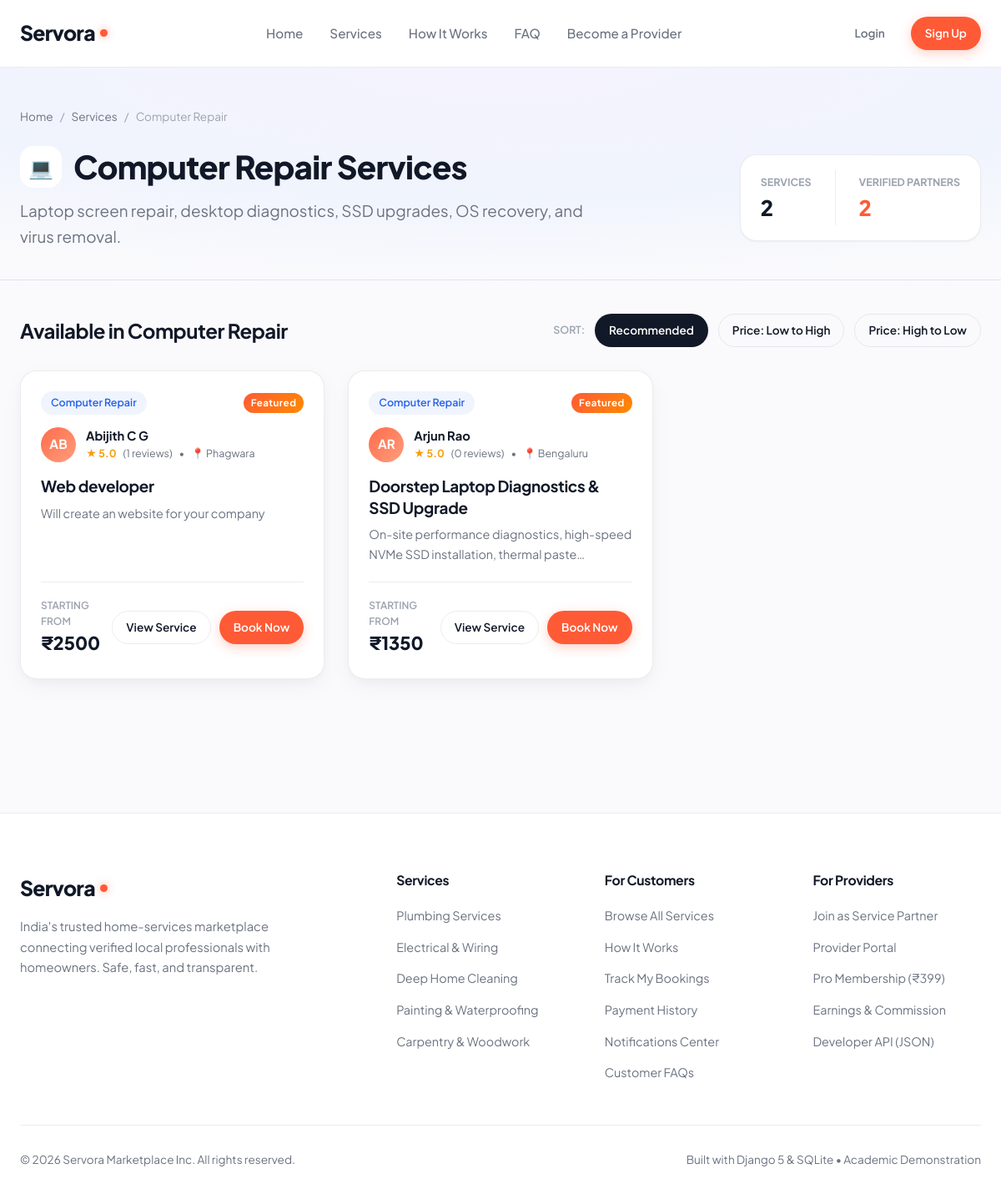
Page /category/Computer Repair/ on the committed database.
### services/models.py (models this page shows, shortened)
class Category(models.Model):
    name = models.CharField(max_length=100, unique=True)
    slug = models.SlugField(max_length=120, unique=True, blank=True)
    icon_name = models.CharField(
        max_length=50,
        default='wrench',
        help_text="Icon identifier (e.g. spark, wrench, zap, paint, hammer, leaf)"
    )
    description = models.TextField(blank=True, default='')
    order = models.PositiveIntegerField(default=0)
    class Meta:
        verbose_name_plural = "Categories"
        ordering = ['order', 'name']

class Service(models.Model):
    provider = models.ForeignKey(UserProfile, on_delete=models.CASCADE, related_name='services')
    category = models.ForeignKey(Category, on_delete=models.CASCADE, related_name='services')
    title = models.CharField(max_length=200)
    slug = models.SlugField(max_length=220, unique=True, blank=True)
    description = models.TextField()
    price = models.DecimalField(max_digits=10, decimal_places=2, help_text="Starting price in INR (₹)")
    duration_estimate = models.CharField(max_length=100, default='1-2 hours')
    location = models.CharField(max_length=120, default='Kannur')
    image = models.ImageField(upload_to='services/', blank=True, null=True)
    is_active = models.BooleanField(default=True)
    is_featured = models.BooleanField(default=False)
    created_at = models.DateTimeField(auto_now_add=True)
    updated_at = models.DateTimeField(auto_now=True)
    class Meta:
        ordering = ['-is_featured', '-created_at']
    @property
    def average_rating(self):
        reviews = self.reviews.all()
        if reviews.exists():
            return round(sum(r.rating for r in reviews) / reviews.count(), 1)
        return 5.0
    @property
    def reviews_count(self):
        return self.reviews.count()

class Review(models.Model):
    RATING_CHOICES = [(i, str(i)) for i in range(1, 6)]
    service = models.ForeignKey(Service, on_delete=models.CASCADE, related_name='reviews')
    customer = models.ForeignKey(User, on_delete=models.CASCADE, related_name='customer_reviews')
    booking = models.OneToOneField(Booking, on_delete=models.SET_NULL, null=True, blank=True, related_name='review')
    rating = models.PositiveSmallIntegerField(choices=RATING_CHOICES, default=5)
    comment = models.TextField()
    created_at = models.DateTimeField(auto_now_add=True)
    class Meta:
        ordering = ['-created_at']

### users/models.py (models this page shows, shortened)
class UserProfile(models.Model):
    ROLE_CHOICES = (
        ('customer', 'Customer / Homeowner'),
        ('provider', 'Service Provider / Professional'),
    )
    user = models.OneToOneField(User, on_delete=models.CASCADE, related_name='profile')
    role = models.CharField(max_length=20, choices=ROLE_CHOICES, default='customer')
    phone = models.CharField(max_length=20, blank=True, default='')
    city = models.CharField(max_length=100, blank=True, default='Kannur')
    address = models.TextField(blank=True, default='')
    bio = models.TextField(blank=True, default='')
    is_verified = models.BooleanField(default=False, help_text="Designates whether this provider has been verified.")
    avatar = models.ImageField(upload_to='profiles/', blank=True, null=True)
    PAYOUT_STATUS_CHOICES = (
        ('not_configured', 'Not Configured'),
        ('configured', 'Configured'),
        ('verification_required', 'Verification Required'),
        ('ready', 'Ready for Payout'),
    )
    PAYOUT_PREFERENCE_CHOICES = (
        ('upi', 'UPI Transfer'),
        ('bank', 'Bank Transfer'),
    )
    payout_upi_id = models.CharField(
        max_length=100,
        blank=True,
        default='',
        help_text="Private provider UPI ID for electronic settlement disbursements."
    )
    payout_upi_name = models.CharField(
        max_length=150,
        blank=True,
        default='',
        help_text="Beneficiary name associated with UPI ID."
    )
    payout_preference = models.CharField(
        max_length=30,
        choices=PAYOUT_PREFERENCE_CHOICES,
        default='upi'
    )
    payout_status = models.CharField(
        max_length=30,
        choices=PAYOUT_STATUS_CHOICES,
        default='not_configured'
    )
    created_at = models.DateTimeField(auto_now_add=True)

### services/views.py (the view)
# urls.py: path('category/<str:name>/', views.category_services_view, name='category_services'),
def category_services_view(request, name):
    category = get_object_or_404(Category, Q(name__iexact=name) | Q(slug__iexact=name))
    services = Service.objects.filter(category=category, is_active=True).select_related('provider', 'category', 'provider__user').prefetch_related('reviews')
    sort_option = request.GET.get('sort', 'recommended')
    if sort_option == 'price_asc':
        services = services.order_by('price')
    elif sort_option == 'price_desc':
        services = services.order_by('-price')
    elif sort_option == 'rating':
        services = sorted(services, key=lambda s: s.average_rating, reverse=True)
    else:
        services = services.order_by('-is_featured', '-created_at')
    provider_count = Category.objects.filter(id=category.id).aggregate(
        count=Count('services__provider', distinct=True)
    )['count'] or 0
    return render(request, 'services/category_services.html', {
        'category': category,
        'services': services,
        'provider_count': provider_count,
        'sort_option': sort_option,
    })

### services/context_processors.py (called while the page is built, shortened)
def notifications_context(request):
    return {
        'unread_notifications_count': 0,
        'recent_notifications': [],
    }

### templates/services/category_services.html (shortened to what this page needs)
{% extends 'base.html' %}
{% load static %}
{% block extra_css %}
  <link rel="stylesheet" href="{% static 'css/customer.css' %}">
{% endblock %}
{% block content %}
<section class="catalog-hero">
  <div class="container">
    <div class="detail-breadcrumb">
      <a href="{% url 'home' %}">Home</a>
      <span>/</span>
      <a href="{% url 'service_list' %}">Services</a>
      <span>/</span>
      <span>{{ category.name }}</span>
    </div>
    <div style="display: flex; align-items: center; justify-content: space-between; flex-wrap: wrap; gap: 24px;">
      <div style="max-width: 680px;">
        <div style="display: flex; align-items: center; gap: 14px; margin-bottom: 12px;">
          <div class="category-icon" style="width: 50px; height: 50px; font-size: 1.5rem; background: #FFFFFF;">
            {% if category.icon_name == 'spark' %}✨
            {% elif category.icon_name == 'zap' %}⚡
            {% elif category.icon_name == 'wrench' %}🔧
            {% elif category.icon_name == 'paint' %}🎨
            {% elif category.icon_name == 'hammer' %}🔨
            {% elif category.icon_name == 'leaf' %}🌿
            {% elif category.icon_name == 'book' %}📚
            {% elif category.icon_name == 'camera' %}📷
            {% elif category.icon_name == 'cpu' %}💻
            {% else %}🛠️{% endif %}
          </div>
          <h1 class="catalog-title" style="margin: 0;">{{ category.name }} Services</h1>
        </div>
        <p class="text-lead">{{ category.description|default:"Find trusted professionals for repairs, installations, and ongoing maintenance." }}</p>
      </div>
      <div style="background: #FFFFFF; border: 1px solid var(--border-subtle); border-radius: var(--radius-lg); padding: 18px 24px; display: flex; gap: 28px; box-shadow: var(--shadow-sm);">
        <div>
          <span class="text-xs" style="color: var(--text-muted); text-transform: uppercase; font-weight: 700;">Services</span>
          <div style="font-size: 1.6rem; font-weight: 800; color: var(--brand-dark);">{{ services|length }}</div>
        </div>
        <div style="border-left: 1px solid var(--border-subtle); padding-left: 28px;">
          <span class="text-xs" style="color: var(--text-muted); text-transform: uppercase; font-weight: 700;">Verified Partners</span>
          <div style="font-size: 1.6rem; font-weight: 800; color: var(--accent-primary);">{{ provider_count }}</div>
        </div>
      </div>
    </div>
  </div>
</section>
<section class="section" style="padding-top: 40px;">
  <div class="container">
    <div class="catalog-results-header">
      <h3>Available in {{ category.name }}</h3>
      <div style="display: flex; align-items: center; gap: 12px;">
        <span class="text-xs text-bold" style="color: var(--text-muted); text-transform: uppercase;">Sort:</span>
        <a href="?sort=recommended" class="btn btn-sm {% if sort_option == 'recommended' %}btn-dark{% else %}btn-outline{% endif %}">Recommended</a>
        <a href="?sort=price_asc" class="btn btn-sm {% if sort_option == 'price_asc' %}btn-dark{% else %}btn-outline{% endif %}">Price: Low to High</a>
        <a href="?sort=price_desc" class="btn btn-sm {% if sort_option == 'price_desc' %}btn-dark{% else %}btn-outline{% endif %}">Price: High to Low</a>
      </div>
    </div>
    {% if services %}
      <div class="provider-grid">
        {% for service in services %}
          <div class="service-card card-hover">
            <div class="service-card-body">
              <div class="service-card-badge-row">
                <span class="badge" style="background: var(--bg-blue-tint); color: #2563EB;">{{ category.name }}</span>
                {% if service.is_featured %}
                  <span class="badge badge-pro">Featured</span>
                {% endif %}
              </div>
              <div class="service-provider-info">
                <a href="{% url 'provider_profile' service.provider.id %}" style="display: flex; align-items: center; gap: 12px;">
                  <div class="hero-visual-avatar" style="width: 42px; height: 42px; font-size: 0.95rem;">
                    {{ service.provider.user.first_name|default:service.provider.user.username|slice:":2"|upper }}
                  </div>
                  <div>
                    <div style="display: flex; align-items: center; gap: 6px;">
                      <strong style="font-size: 0.92rem; color: var(--brand-dark);">
                        {{ service.provider.user.get_full_name|default:service.provider.user.username }}
                      </strong>
                    </div>
                    <div style="display: flex; align-items: center; gap: 8px; font-size: 0.78rem; color: var(--text-secondary);">
                      <span style="color: #F59E0B; font-weight: 700;">★ {{ service.average_rating }}</span>
                      <span>({{ service.reviews_count }} reviews)</span>
                      <span>&bull;</span>
                      <span>📍 {{ service.location }}</span>
                    </div>
                  </div>
                </a>
              </div>
              <h3 class="service-title">
                <a href="{% url 'service_detail' service.id %}">{{ service.title }}</a>
              </h3>
              <p class="service-desc">{{ service.description }}</p>
              <div class="service-meta">
                <div class="service-price-block">
                  <span class="service-price-label">Starting from</span>
                  <span class="service-price">₹{{ service.price|floatformat:0 }}</span>
                </div>
                <div class="service-card-actions">
                  <a href="{% url 'service_detail' service.id %}" class="btn btn-outline btn-sm">View Service</a>
                  <a href="{% url 'book_service' service.id %}" class="btn btn-primary btn-sm">Book Now</a>
                </div>
              </div>
            </div>
          </div>
        {% endfor %}
      </div>
    {% endif %}
  </div>
</section>
{% endblock %}

### static/css/main.css (style rules this page uses)
:root { --bg-primary: #FFFFFF; --bg-secondary: #FAFAFC; --bg-blue-tint: #F0F4FD; --bg-lavender-tint: #F5F3FF; --bg-cool-gray: #F8FAFC; --text-primary: #111827; --text-secondary: #6B7280; --text-muted: #9CA3AF; --text-inverse: #FFFFFF; --accent-primary: #FF5A36; --accent-hover: #E04826; --accent-subtle: #FFF1EE; --brand-dark: #111827; --brand-dark-hover: #1F2937; --status-success-bg: #ECFDF5; --status-success-text: #059669; --status-warning-bg: #FFFBEB; --status-warning-text: #D97706; --status-info-bg: #EFF6FF; --status-info-text: #2563EB; --status-danger-bg: #FEF2F2; --status-danger-text: #DC2626; --border-subtle: rgba(17, 24, 39, 0.08); --border-strong: rgba(17, 24, 39, 0.16); --shadow-sm: 0 1px 2px 0 rgba(0, 0, 0, 0.05); --shadow-md: 0 4px 6px -1px rgba(0, 0, 0, 0.06), 0 2px 4px -1px rgba(0, 0, 0, 0.04); --shadow-card: 0 10px 30px -4px rgba(17, 24, 39, 0.05), 0 4px 12px -2px rgba(17, 24, 39, 0.03); --shadow-card-hover: 0 20px 35px -5px rgba(17, 24, 39, 0.09), 0 8px 16px -4px rgba(17, 24, 39, 0.04); --shadow-floating: 0 25px 50px -12px rgba(17, 24, 39, 0.15); --radius-sm: 8px; --radius-md: 14px; --radius-lg: 20px; --radius-xl: 26px; --radius-pill: 9999px; --font-main: 'Plus Jakarta Sans', -apple-system, BlinkMacSystemFont, "Segoe UI", Roboto, sans-serif; --transition-fast: all 0.18s cubic-bezier(0.4, 0, 0.2, 1); --transition-smooth: all 0.28s cubic-bezier(0.16, 1, 0.3, 1); }
*, *::before, *::after { box-sizing: border-box; margin: 0; padding: 0; }
html { scroll-behavior: smooth; font-size: 16px; }
body { font-family: var(--font-main); background-color: var(--bg-secondary); color: var(--text-primary); line-height: 1.6; -webkit-font-smoothing: antialiased; -moz-osx-font-smoothing: grayscale; min-height: 100vh; display: flex; flex-direction: column; }
a { color: inherit; text-decoration: none; transition: var(--transition-fast); }
.container { width: 100%; max-width: 1240px; margin-left: auto; margin-right: auto; padding-left: 24px; padding-right: 24px; }
h1, h2, h3, h4, h5, h6 { color: var(--text-primary); font-weight: 700; line-height: 1.25; letter-spacing: -0.02em; }
h1 { font-size: clamp(2.2rem, 4vw, 3.4rem); font-weight: 800; }
h3 { font-size: 1.5rem; }
p { color: var(--text-secondary); line-height: 1.65; }
.text-lead { font-size: 1.18rem; color: var(--text-secondary); font-weight: 400; }
.text-xs { font-size: 0.78rem; }
.text-bold { font-weight: 600; }
.btn { display: inline-flex; align-items: center; justify-content: center; gap: 8px; padding: 12px 24px; border-radius: var(--radius-pill); font-weight: 600; font-size: 0.95rem; cursor: pointer; border: 1px solid transparent; transition: var(--transition-smooth); white-space: nowrap; }
.btn-primary { background-color: var(--accent-primary); color: var(--text-inverse); box-shadow: 0 4px 14px rgba(255, 90, 54, 0.28); }
.btn-dark { background-color: var(--brand-dark); color: var(--text-inverse); }
.btn-outline { background-color: transparent; border-color: var(--border-subtle); color: var(--text-primary); }
.btn-sm { padding: 8px 16px; font-size: 0.85rem; border-radius: var(--radius-pill); }
.badge { display: inline-flex; align-items: center; gap: 5px; padding: 4px 12px; border-radius: var(--radius-pill); font-size: 0.78rem; font-weight: 600; text-transform: capitalize; }
.badge-pro { background: linear-gradient(135deg, #FF5A36 0%, #FF8A00 100%); color: #FFFFFF; font-weight: 700; letter-spacing: 0.04em; padding: 3px 9px; font-size: 0.72rem; }

### rows in the picture
Category: name "Computer Repair", description "Laptop screen repair, desktop diagnostics, SSD upgrades, OS recovery, and virus removal."
Service: is_featured "Featured", provider.user.first_name "AB", provider.user.get_full_name "Abijith C G", average_rating "5.0", reviews_count "1", location "Phagwara", title "Web developer", description "Will create an website for your company", price "2500"
Service: is_featured "Featured", provider.user.first_name "AR", provider.user.get_full_name "Arjun Rao", average_rating "5.0", reviews_count "0", location "Bengaluru", title "Doorstep Laptop Diagnostics & SSD Upgrade", description "On-site performance diagnostics, high-speed NVMe SSD installation, thermal…", price "1350"

### other values in the picture
{{ services|length }} "2"
{{ provider_count }} "2"
